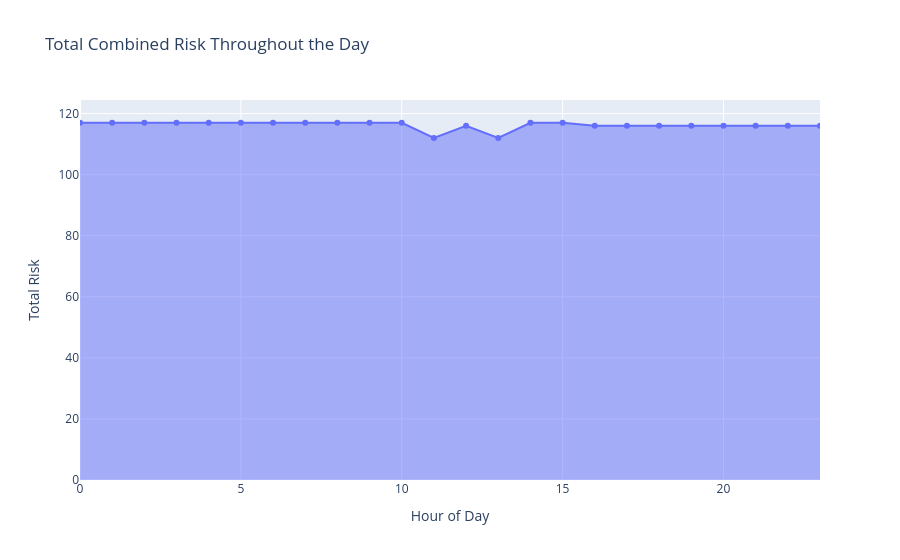

The notebook cell this image was saved under:
### Markdown cell above
Which hours show the highest total combined risk across all categories?
Total operational stress across all risk categories
Peak hours requiring monitoring
Time periods with maximum combined load
Risk accumulation trends during the day

### Code cell
# Create total risk column
df["Total_Risk"] = df["High"] + df["Medium"] + df["Low"]

# Display updated dataframe
df.head()
import plotly.express as px

# Create area chart
fig = px.area(
    df,
    x="Hour",
    y="Total_Risk",
    title="Total Combined Risk Throughout the Day",
    markers=True
)

# Update layout
fig.update_layout(
    xaxis_title="Hour of Day",
    yaxis_title="Total Risk"
)

# Show chart
fig.show()

### Figure 1 — Plotly figure (JSON) as saved in the notebook; plotly's stock layout.template omitted (floating-point values rounded to 4 significant figures)
{"data": [{"fillpattern": {"shape": ""}, "hovertemplate": "Hour=%{x}<br>Total_Risk=%{y}<extra></extra>", "legendgroup": "", "line": {"color": "#636efa"}, "marker": {"symbol": "circle"}, "mode": "lines+markers", "name": "", "orientation": "v", "showlegend": false, "stackgroup": "1", "type": "scatter", "x": [0, 1, 2, 3, 4, 5, 6, 7, 8, 9, 10, 11, 12, 13, 14, 15, 16, 17, 18, 19, 20, 21, 22, 23], "xaxis": "x", "y": [117, 117, 117, 117, 117, 117, 117, 117, 117, 117, 117, 112, 116, 112, 117, 117, 116, 116, 116, 116, 116, 116, 116, 116], "yaxis": "y"}], "layout": {"legend": {"tracegroupgap": 0}, "title": {"text": "Total Combined Risk Throughout the Day"}, "xaxis": {"anchor": "y", "domain": [0, 1], "title": {"text": "Hour of Day"}}, "yaxis": {"anchor": "x", "domain": [0, 1], "title": {"text": "Total Risk"}}}}
